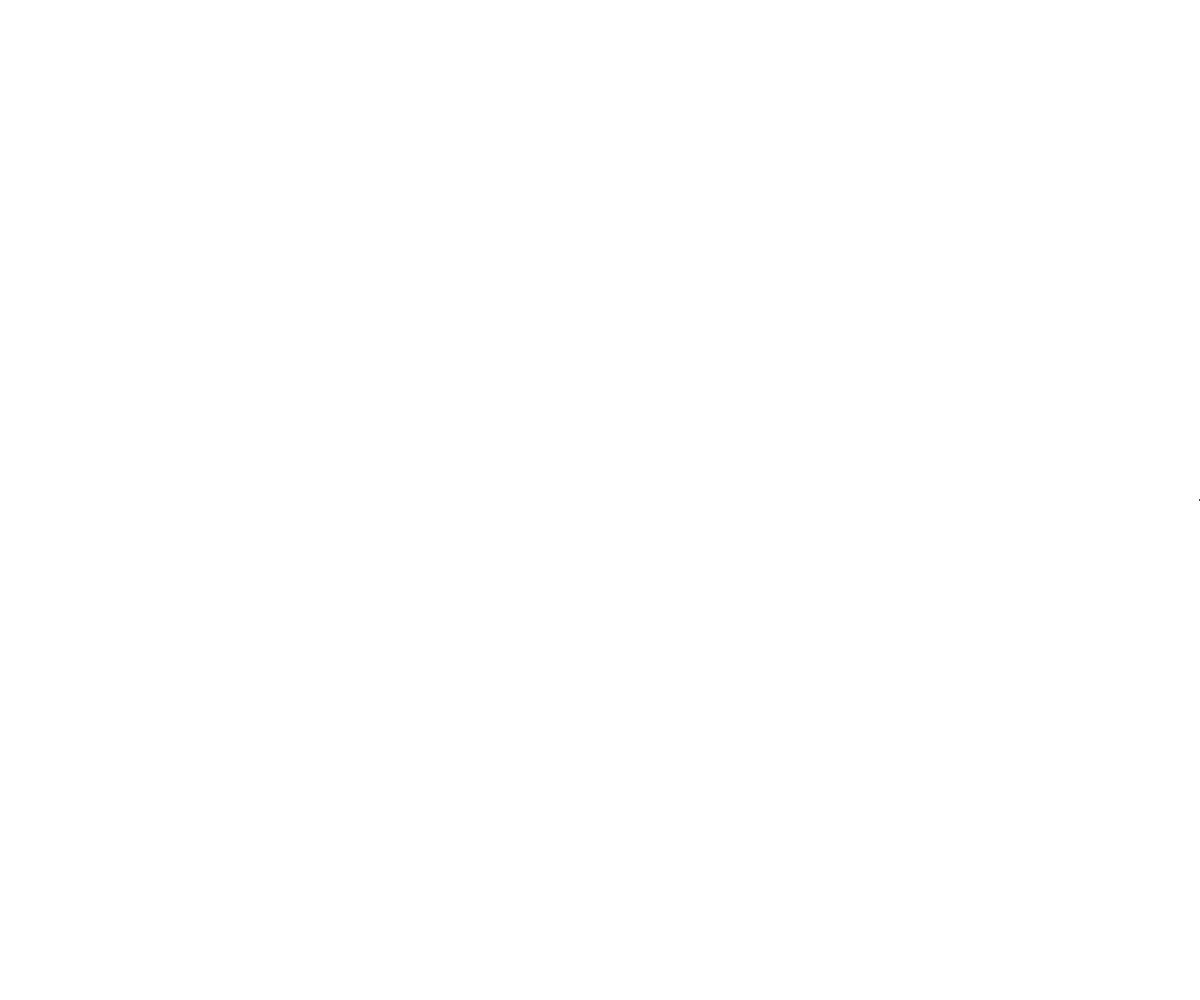
Frame 1 (no input)
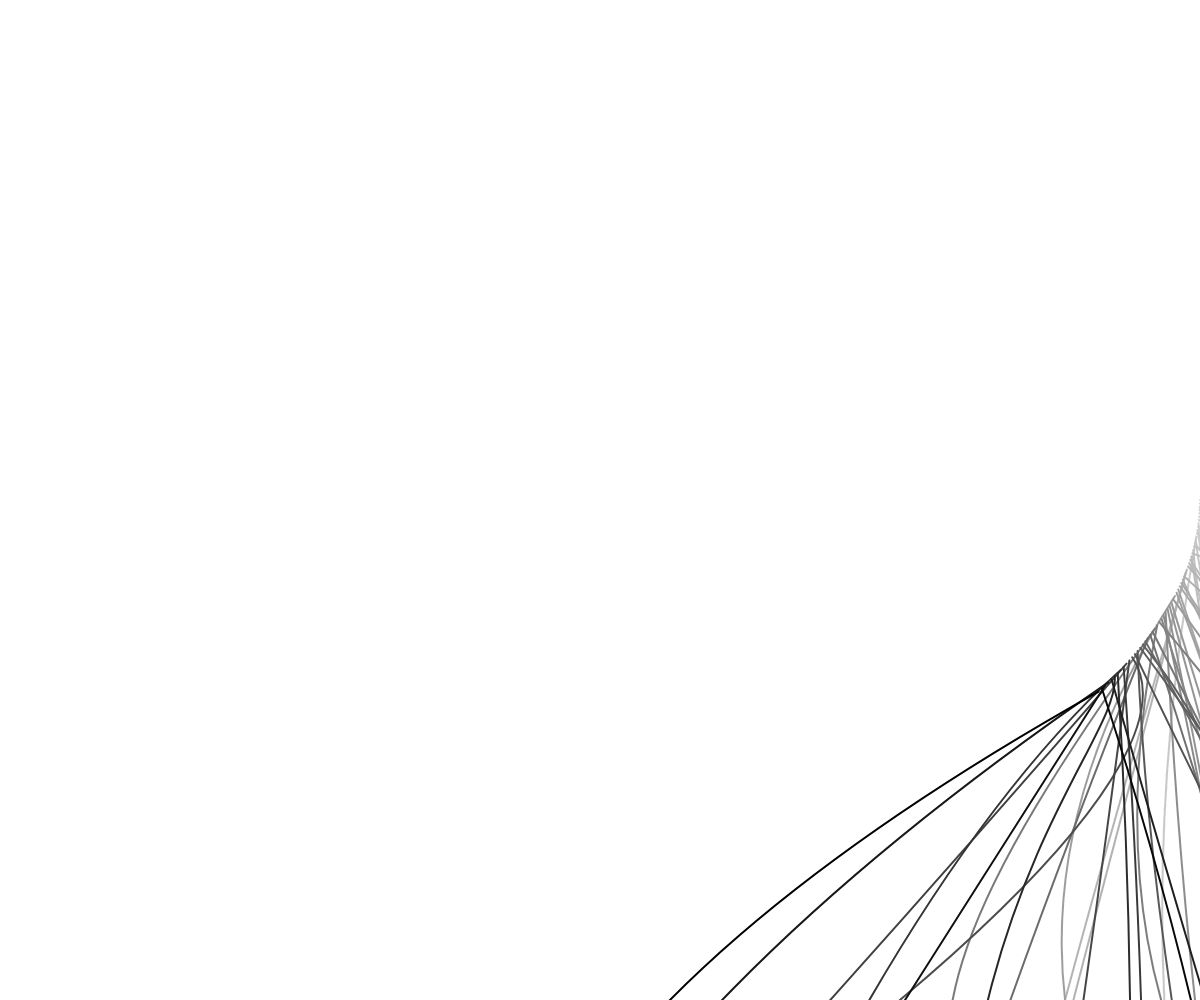
Frame 60 (no input)
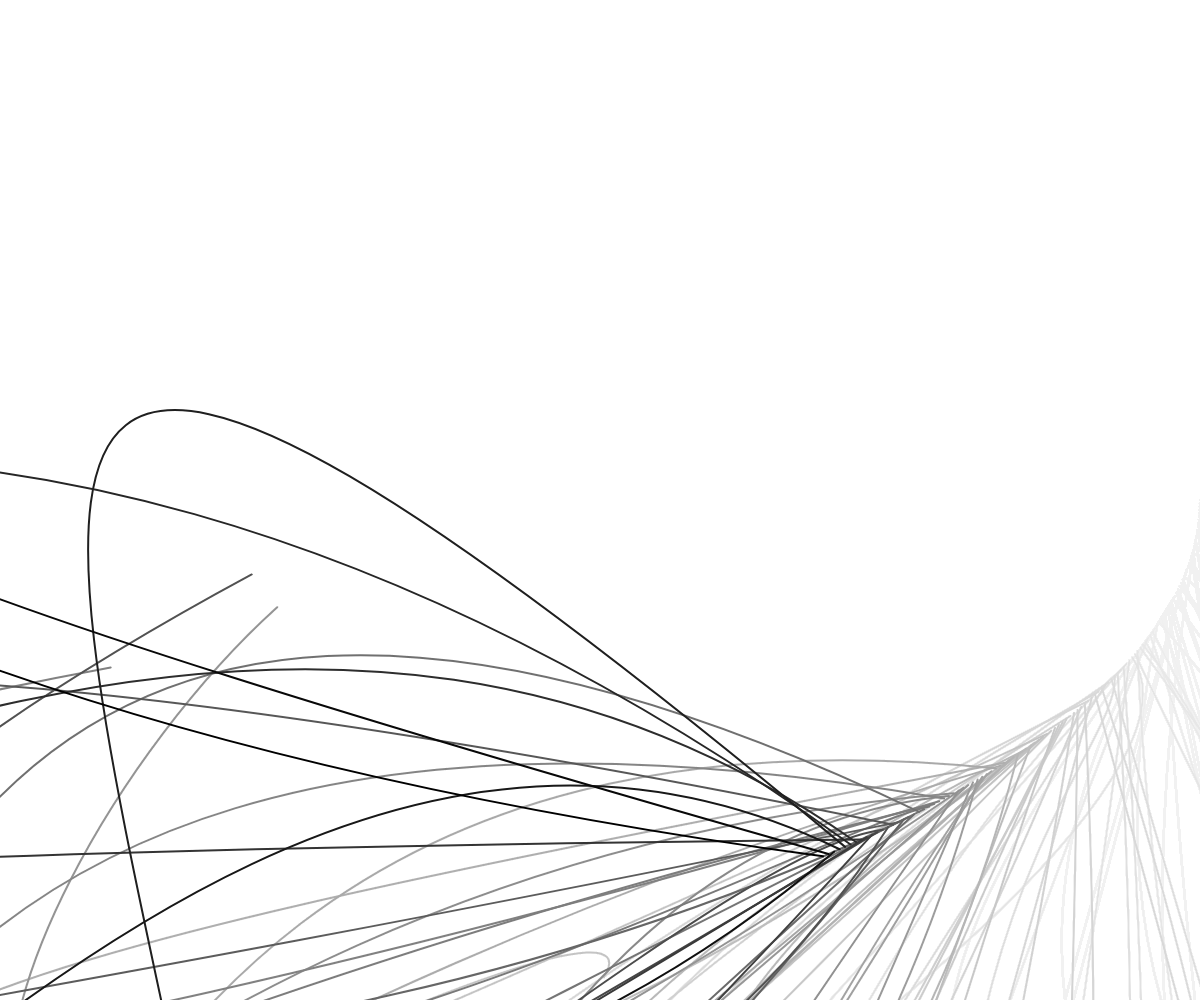
Frame 120 (the mouse pressed at the canvas centre since frame 60)

The p5.js sketch that drew these frames (run headless with seeded random() and noise() and a simulated clock; from frame 60 on, the mouse is pressed at the canvas centre):

// p5.js sketch
// ── sketch.js
var time = 0

function setup(){
  createCanvas(innerWidth, innerHeight)
  noFill()
  stroke(0)
  background(256)
}

function draw(){
  background(256,256,256,8)
  translate(width*cos(time/2)/2+width/2,height*sin(time/3)/2+height/2)
  scale(2)
  rotate(time)
  bezier(0,0, random(width), random(height), random(width), random(height), random(width), random(height))
  time+=.02
}
